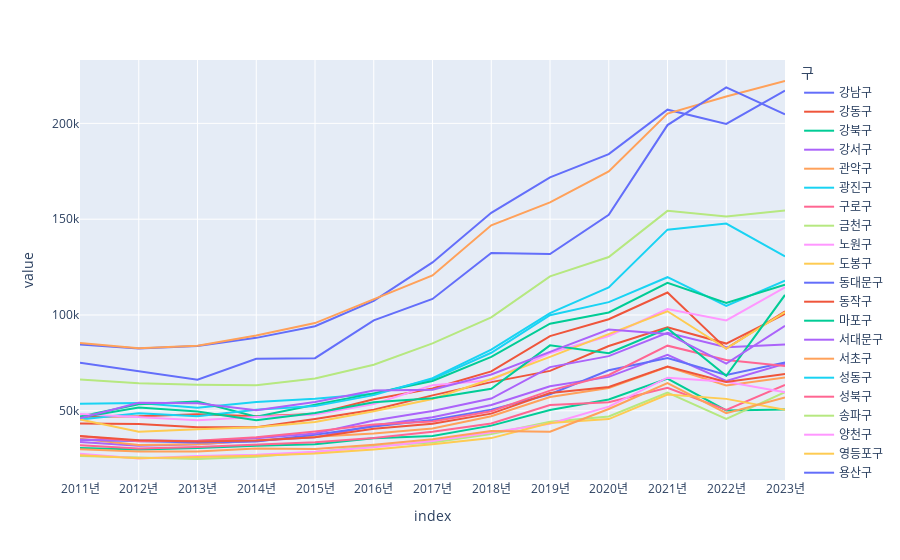

Source (notebook cell):
### Code cell
import plotly.express as px

px.line(merge_tps)

### Figure 1 — Plotly figure (JSON) as saved in the notebook; plotly's stock layout.template omitted (floating-point values rounded to 4 significant figures)
{"data": [{"hovertemplate": "구=강남구<br>index=%{x}<br>value=%{y}<extra></extra>", "legendgroup": "강남구", "line": {"color": "#636efa", "dash": "solid"}, "marker": {"symbol": "circle"}, "mode": "lines", "name": "강남구", "orientation": "v", "showlegend": true, "type": "scatter", "x": ["2011년", "2012년", "2013년", "2014년", "2015년", "2016년", "2017년", "2018년", "2019년", "2020년", "2021년", "2022년", "2023년"], "xaxis": "x", "y": [84570.0, 82580.0, 83770.0, 88070.0, 94110.0, 107300.0, 127400.0, 153300.0, 171900.0, 183900.0, 207100.0, 199700.0, 217100.0], "yaxis": "y"}, {"hovertemplate": "구=강동구<br>index=%{x}<br>value=%{y}<extra></extra>", "legendgroup": "강동구", "line": {"color": "#EF553B", "dash": "solid"}, "marker": {"symbol": "circle"}, "mode": "lines", "name": "강동구", "orientation": "v", "showlegend": true, "type": "scatter", "x": ["2011년", "2012년", "2013년", "2014년", "2015년", "2016년", "2017년", "2018년", "2019년", "2020년", "2021년", "2022년", "2023년"], "xaxis": "x", "y": [43400.0, 43170.0, 41470.0, 41450.0, 45730.0, 50560.0, 58070.0, 64970.0, 70820.0, 83820.0, 93630.0, 85090.0, 100600.0], "yaxis": "y"}, {"hovertemplate": "구=강북구<br>index=%{x}<br>value=%{y}<extra></extra>", "legendgroup": "강북구", "line": {"color": "#00cc96", "dash": "solid"}, "marker": {"symbol": "circle"}, "mode": "lines", "name": "강북구", "orientation": "v", "showlegend": true, "type": "scatter", "x": ["2011년", "2012년", "2013년", "2014년", "2015년", "2016년", "2017년", "2018년", "2019년", "2020년", "2021년", "2022년", "2023년"], "xaxis": "x", "y": [30600.0, 29790.0, 30550.0, 31800.0, 32510.0, 35670.0, 36840.0, 42270.0, 50460.0, 55940.0, 66790.0, 50230.0, 50660.0], "yaxis": "y"}, {"hovertemplate": "구=강서구<br>index=%{x}<br>value=%{y}<extra></extra>", "legendgroup": "강서구", "line": {"color": "#ab63fa", "dash": "solid"}, "marker": {"symbol": "circle"}, "mode": "lines", "name": "강서구", "orientation": "v", "showlegend": true, "type": "scatter", "x": ["2011년", "2012년", "2013년", "2014년", "2015년", "2016년", "2017년", "2018년", "2019년", "2020년", "2021년", "2022년", "2023년"], "xaxis": "x", "y": [33760.0, 31810.0, 32560.0, 34390.0, 36140.0, 42340.0, 46640.0, 53060.0, 62770.0, 67700.0, 79160.0, 65630.0, 74640.0], "yaxis": "y"}, {"hovertemplate": "구=관악구<br>index=%{x}<br>value=%{y}<extra></extra>", "legendgroup": "관악구", "line": {"color": "#FFA15A", "dash": "solid"}, "marker": {"symbol": "circle"}, "mode": "lines", "name": "관악구", "orientation": "v", "showlegend": true, "type": "scatter", "x": ["2011년", "2012년", "2013년", "2014년", "2015년", "2016년", "2017년", "2018년", "2019년", "2020년", "2021년", "2022년", "2023년"], "xaxis": "x", "y": [35450.0, 32120.0, 32610.0, 34610.0, 36520.0, 38180.0, 40730.0, 47150.0, 57170.0, 61850.0, 72950.0, 63250.0, 67330.0], "yaxis": "y"}, {"hovertemplate": "구=광진구<br>index=%{x}<br>value=%{y}<extra></extra>", "legendgroup": "광진구", "line": {"color": "#19d3f3", "dash": "solid"}, "marker": {"symbol": "circle"}, "mode": "lines", "name": "광진구", "orientation": "v", "showlegend": true, "type": "scatter", "x": ["2011년", "2012년", "2013년", "2014년", "2015년", "2016년", "2017년", "2018년", "2019년", "2020년", "2021년", "2022년", "2023년"], "xaxis": "x", "y": [53640.0, 54070.0, 51660.0, 54580.0, 56310.0, 58850.0, 66550.0, 80290.0, 99860.0, 106700.0, 119700.0, 104800.0, 117900.0], "yaxis": "y"}, {"hovertemplate": "구=구로구<br>index=%{x}<br>value=%{y}<extra></extra>", "legendgroup": "구로구", "line": {"color": "#FF6692", "dash": "solid"}, "marker": {"symbol": "circle"}, "mode": "lines", "name": "구로구", "orientation": "v", "showlegend": true, "type": "scatter", "x": ["2011년", "2012년", "2013년", "2014년", "2015년", "2016년", "2017년", "2018년", "2019년", "2020년", "2021년", "2022년", "2023년"], "xaxis": "x", "y": [32030.0, 30310.0, 31090.0, 32180.0, 33600.0, 35770.0, 39120.0, 43340.0, 53070.0, 54440.0, 62040.0, 50470.0, 63500.0], "yaxis": "y"}, {"hovertemplate": "구=금천구<br>index=%{x}<br>value=%{y}<extra></extra>", "legendgroup": "금천구", "line": {"color": "#B6E880", "dash": "solid"}, "marker": {"symbol": "circle"}, "mode": "lines", "name": "금천구", "orientation": "v", "showlegend": true, "type": "scatter", "x": ["2011년", "2012년", "2013년", "2014년", "2015년", "2016년", "2017년", "2018년", "2019년", "2020년", "2021년", "2022년", "2023년"], "xaxis": "x", "y": [26390.0, 25510.0, 24850.0, 26040.0, 28470.0, 31650.0, 33410.0, 37860.0, 44280.0, 47040.0, 59570.0, 45720.0, 59680.0], "yaxis": "y"}, {"hovertemplate": "구=노원구<br>index=%{x}<br>value=%{y}<extra></extra>", "legendgroup": "노원구", "line": {"color": "#FF97FF", "dash": "solid"}, "marker": {"symbol": "circle"}, "mode": "lines", "name": "노원구", "orientation": "v", "showlegend": true, "type": "scatter", "x": ["2011년", "2012년", "2013년", "2014년", "2015년", "2016년", "2017년", "2018년", "2019년", "2020년", "2021년", "2022년", "2023년"], "xaxis": "x", "y": [27570.0, 25180.0, 26370.0, 27100.0, 28690.0, 31040.0, 34200.0, 38810.0, 43260.0, 52200.0, 67270.0, 65200.0, 59660.0], "yaxis": "y"}, {"hovertemplate": "구=도봉구<br>index=%{x}<br>value=%{y}<extra></extra>", "legendgroup": "도봉구", "line": {"color": "#FECB52", "dash": "solid"}, "marker": {"symbol": "circle"}, "mode": "lines", "name": "도봉구", "orientation": "v", "showlegend": true, "type": "scatter", "x": ["2011년", "2012년", "2013년", "2014년", "2015년", "2016년", "2017년", "2018년", "2019년", "2020년", "2021년", "2022년", "2023년"], "xaxis": "x", "y": [26830.0, 25240.0, 25920.0, 26550.0, 27710.0, 29810.0, 32530.0, 35760.0, 43610.0, 45700.0, 58480.0, 56230.0, 50600.0], "yaxis": "y"}, {"hovertemplate": "구=동대문구<br>index=%{x}<br>value=%{y}<extra></extra>", "legendgroup": "동대문구", "line": {"color": "#636efa", "dash": "solid"}, "marker": {"symbol": "circle"}, "mode": "lines", "name": "동대문구", "orientation": "v", "showlegend": true, "type": "scatter", "x": ["2011년", "2012년", "2013년", "2014년", "2015년", "2016년", "2017년", "2018년", "2019년", "2020년", "2021년", "2022년", "2023년"], "xaxis": "x", "y": [34930.0, 34310.0, 33440.0, 34020.0, 37490.0, 41810.0, 45230.0, 50620.0, 58620.0, 71190.0, 77540.0, 68750.0, 75230.0], "yaxis": "y"}, {"hovertemplate": "구=동작구<br>index=%{x}<br>value=%{y}<extra></extra>", "legendgroup": "동작구", "line": {"color": "#EF553B", "dash": "solid"}, "marker": {"symbol": "circle"}, "mode": "lines", "name": "동작구", "orientation": "v", "showlegend": true, "type": "scatter", "x": ["2011년", "2012년", "2013년", "2014년", "2015년", "2016년", "2017년", "2018년", "2019년", "2020년", "2021년", "2022년", "2023년"], "xaxis": "x", "y": [46840.0, 47140.0, 48220.0, 47160.0, 48380.0, 56000.0, 61660.0, 70570.0, 88960.0, 97780.0, 111700.0, 82470.0, 101900.0], "yaxis": "y"}, {"hovertemplate": "구=마포구<br>index=%{x}<br>value=%{y}<extra></extra>", "legendgroup": "마포구", "line": {"color": "#00cc96", "dash": "solid"}, "marker": {"symbol": "circle"}, "mode": "lines", "name": "마포구", "orientation": "v", "showlegend": true, "type": "scatter", "x": ["2011년", "2012년", "2013년", "2014년", "2015년", "2016년", "2017년", "2018년", "2019년", "2020년", "2021년", "2022년", "2023년"], "xaxis": "x", "y": [46970.0, 53390.0, 54860.0, 46860.0, 53120.0, 59100.0, 65580.0, 78180.0, 95480.0, 101300.0, 116800.0, 106300.0, 115800.0], "yaxis": "y"}, {"hovertemplate": "구=서대문구<br>index=%{x}<br>value=%{y}<extra></extra>", "legendgroup": "서대문구", "line": {"color": "#ab63fa", "dash": "solid"}, "marker": {"symbol": "circle"}, "mode": "lines", "name": "서대문구", "orientation": "v", "showlegend": true, "type": "scatter", "x": ["2011년", "2012년", "2013년", "2014년", "2015년", "2016년", "2017년", "2018년", "2019년", "2020년", "2021년", "2022년", "2023년"], "xaxis": "x", "y": [34840.0, 34650.0, 34210.0, 35740.0, 38170.0, 44920.0, 49900.0, 56400.0, 72820.0, 78550.0, 90760.0, 83190.0, 84570.0], "yaxis": "y"}, {"hovertemplate": "구=서초구<br>index=%{x}<br>value=%{y}<extra></extra>", "legendgroup": "서초구", "line": {"color": "#FFA15A", "dash": "solid"}, "marker": {"symbol": "circle"}, "mode": "lines", "name": "서초구", "orientation": "v", "showlegend": true, "type": "scatter", "x": ["2011년", "2012년", "2013년", "2014년", "2015년", "2016년", "2017년", "2018년", "2019년", "2020년", "2021년", "2022년", "2023년"], "xaxis": "x", "y": [85420.0, 82630.0, 83990.0, 89290.0, 95790.0, 108300.0, 120600.0, 146800.0, 158800.0, 175000.0, 205100.0, 214100.0, 222100.0], "yaxis": "y"}, {"hovertemplate": "구=성동구<br>index=%{x}<br>value=%{y}<extra></extra>", "legendgroup": "성동구", "line": {"color": "#19d3f3", "dash": "solid"}, "marker": {"symbol": "circle"}, "mode": "lines", "name": "성동구", "orientation": "v", "showlegend": true, "type": "scatter", "x": ["2011년", "2012년", "2013년", "2014년", "2015년", "2016년", "2017년", "2018년", "2019년", "2020년", "2021년", "2022년", "2023년"], "xaxis": "x", "y": [45470.0, 48750.0, 47150.0, 50530.0, 52460.0, 58170.0, 67080.0, 81910.0, 101000.0, 114300.0, 144500.0, 147700.0, 130600.0], "yaxis": "y"}, {"hovertemplate": "구=성북구<br>index=%{x}<br>value=%{y}<extra></extra>", "legendgroup": "성북구", "line": {"color": "#FF6692", "dash": "solid"}, "marker": {"symbol": "circle"}, "mode": "lines", "name": "성북구", "orientation": "v", "showlegend": true, "type": "scatter", "x": ["2011년", "2012년", "2013년", "2014년", "2015년", "2016년", "2017년", "2018년", "2019년", "2020년", "2021년", "2022년", "2023년"], "xaxis": "x", "y": [36690.0, 34140.0, 34370.0, 36200.0, 39240.0, 42900.0, 44410.0, 49760.0, 60550.0, 68690.0, 83990.0, 76540.0, 73440.0], "yaxis": "y"}, {"hovertemplate": "구=송파구<br>index=%{x}<br>value=%{y}<extra></extra>", "legendgroup": "송파구", "line": {"color": "#B6E880", "dash": "solid"}, "marker": {"symbol": "circle"}, "mode": "lines", "name": "송파구", "orientation": "v", "showlegend": true, "type": "scatter", "x": ["2011년", "2012년", "2013년", "2014년", "2015년", "2016년", "2017년", "2018년", "2019년", "2020년", "2021년", "2022년", "2023년"], "xaxis": "x", "y": [66350.0, 64350.0, 63570.0, 63400.0, 66870.0, 74070.0, 85190.0, 98800.0, 120200.0, 130300.0, 154300.0, 151400.0, 154600.0], "yaxis": "y"}, {"hovertemplate": "구=양천구<br>index=%{x}<br>value=%{y}<extra></extra>", "legendgroup": "양천구", "line": {"color": "#FF97FF", "dash": "solid"}, "marker": {"symbol": "circle"}, "mode": "lines", "name": "양천구", "orientation": "v", "showlegend": true, "type": "scatter", "x": ["2011년", "2012년", "2013년", "2014년", "2015년", "2016년", "2017년", "2018년", "2019년", "2020년", "2021년", "2022년", "2023년"], "xaxis": "x", "y": [48320.0, 46530.0, 45030.0, 46780.0, 48070.0, 53590.0, 63400.0, 65970.0, 80150.0, 89060.0, 103100.0, 97140.0, 114400.0], "yaxis": "y"}, {"hovertemplate": "구=영등포구<br>index=%{x}<br>value=%{y}<extra></extra>", "legendgroup": "영등포구", "line": {"color": "#FECB52", "dash": "solid"}, "marker": {"symbol": "circle"}, "mode": "lines", "name": "영등포구", "orientation": "v", "showlegend": true, "type": "scatter", "x": ["2011년", "2012년", "2013년", "2014년", "2015년", "2016년", "2017년", "2018년", "2019년", "2020년", "2021년", "2022년", "2023년"], "xaxis": "x", "y": [45480.0, 39080.0, 40370.0, 41390.0, 44220.0, 49780.0, 56200.0, 66620.0, 78140.0, 89840.0, 101900.0, 82480.0, 101500.0], "yaxis": "y"}, {"hovertemplate": "구=용산구<br>index=%{x}<br>value=%{y}<extra></extra>", "legendgroup": "용산구", "line": {"color": "#636efa", "dash": "solid"}, "marker": {"symbol": "circle"}, "mode": "lines", "name": "용산구", "orientation": "v", "showlegend": true, "type": "scatter", "x": ["2011년", "2012년", "2013년", "2014년", "2015년", "2016년", "2017년", "2018년", "2019년", "2020년", "2021년", "2022년", "2023년"], "xaxis": "x", "y": [75030.0, 70800.0, 66240.0, 77200.0, 77460.0, 97190.0, 108400.0, 132400.0, 131800.0, 152300.0, 199100.0, 218800.0, 204700.0], "yaxis": "y"}, {"hovertemplate": "구=은평구<br>index=%{x}<br>value=%{y}<extra></extra>", "legendgroup": "은평구", "line": {"color": "#EF553B", "dash": "solid"}, "marker": {"symbol": "circle"}, "mode": "lines", "name": "은평구", "orientation": "v", "showlegend": true, "type": "scatter", "x": ["2011년", "2012년", "2013년", "2014년", "2015년", "2016년", "2017년", "2018년", "2019년", "2020년", "2021년", "2022년", "2023년"], "xaxis": "x", "y": [36870.0, 34580.0, 34030.0, 34450.0, 36230.0, 40660.0, 43270.0, 48520.0, 59260.0, 62450.0, 73150.0, 65030.0, 69180.0], "yaxis": "y"}, {"hovertemplate": "구=종로구<br>index=%{x}<br>value=%{y}<extra></extra>", "legendgroup": "종로구", "line": {"color": "#00cc96", "dash": "solid"}, "marker": {"symbol": "circle"}, "mode": "lines", "name": "종로구", "orientation": "v", "showlegend": true, "type": "scatter", "x": ["2011년", "2012년", "2013년", "2014년", "2015년", "2016년", "2017년", "2018년", "2019년", "2020년", "2021년", "2022년", "2023년"], "xaxis": "x", "y": [46480.0, 51730.0, 49680.0, 45110.0, 48890.0, 54520.0, 56530.0, 61520.0, 84160.0, 80060.0, 92940.0, 68240.0, 110500.0], "yaxis": "y"}, {"hovertemplate": "구=중구<br>index=%{x}<br>value=%{y}<extra></extra>", "legendgroup": "중구", "line": {"color": "#ab63fa", "dash": "solid"}, "marker": {"symbol": "circle"}, "mode": "lines", "name": "중구", "orientation": "v", "showlegend": true, "type": "scatter", "x": ["2011년", "2012년", "2013년", "2014년", "2015년", "2016년", "2017년", "2018년", "2019년", "2020년", "2021년", "2022년", "2023년"], "xaxis": "x", "y": [46080.0, 54230.0, 53920.0, 50270.0, 54590.0, 60610.0, 60950.0, 68930.0, 80770.0, 92390.0, 90110.0, 74650.0, 94390.0], "yaxis": "y"}, {"hovertemplate": "구=중랑구<br>index=%{x}<br>value=%{y}<extra></extra>", "legendgroup": "중랑구", "line": {"color": "#FFA15A", "dash": "solid"}, "marker": {"symbol": "circle"}, "mode": "lines", "name": "중랑구", "orientation": "v", "showlegend": true, "type": "scatter", "x": ["2011년", "2012년", "2013년", "2014년", "2015년", "2016년", "2017년", "2018년", "2019년", "2020년", "2021년", "2022년", "2023년"], "xaxis": "x", "y": [29970.0, 28720.0, 28720.0, 30330.0, 30070.0, 32330.0, 35100.0, 39450.0, 39130.0, 50950.0, 64490.0, 48720.0, 56990.0], "yaxis": "y"}], "layout": {"legend": {"title": {"text": "구"}, "tracegroupgap": 0}, "margin": {"t": 60}, "xaxis": {"anchor": "y", "domain": [0, 1], "title": {"text": "index"}}, "yaxis": {"anchor": "x", "domain": [0, 1], "title": {"text": "value"}}}}
